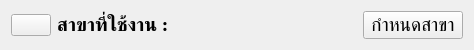
   <widget class="QWidget" name="layoutWidget">
    <property name="geometry">
     <rect>
      <x>4</x>
      <y>7</y>
      <width>446</width>
      <height>33</height>
     </rect>
    </property>
    <layout class="QHBoxLayout" name="horizontalLayout">
     <item>
      <widget class="QPushButton" name="homeBtn">
       <property name="text">
        <string/>
       </property>
       <property name="icon">
        <iconset>
         <normaloff>icon/home.png</normaloff>icon/home.png</iconset>
       </property>
       <property name="iconSize">
        <size>
         <width>20</width>
         <height>20</height>
        </size>
       </property>
      </widget>
     </item>
     <item>
      <widget class="QLabel" name="branch_label">
       <property name="minimumSize">
        <size>
         <width>300</width>
         <height>0</height>
        </size>
       </property>
       <property name="font">
        <font>
         <family>BrowalliaUPC</family>
         <pointsize>14</pointsize>
         <weight>75</weight>
         <bold>true</bold>
        </font>
       </property>
       <property name="text">
        <string>สาขาที่ใช้งาน :</string>
       </property>
      </widget>
     </item>
     <item>
      <widget class="QPushButton" name="changeDepartmentBnt">
       <property name="minimumSize">
        <size>
         <width>100</width>
         <height>28</height>
        </size>
       </property>
       <property name="maximumSize">
        <size>
         <width>100</width>
         <height>16777215</height>
        </size>
       </property>
       <property name="baseSize">
        <size>
         <width>0</width>
         <height>28</height>
        </size>
       </property>
       <property name="font">
        <font>
         <family>BrowalliaUPC</family>
         <pointsize>14</pointsize>
        </font>
       </property>
       <property name="text">
        <string>กำหนดสาขา</string>
       </property>
      </widget>
     </item>
    </layout>
   </widget>
